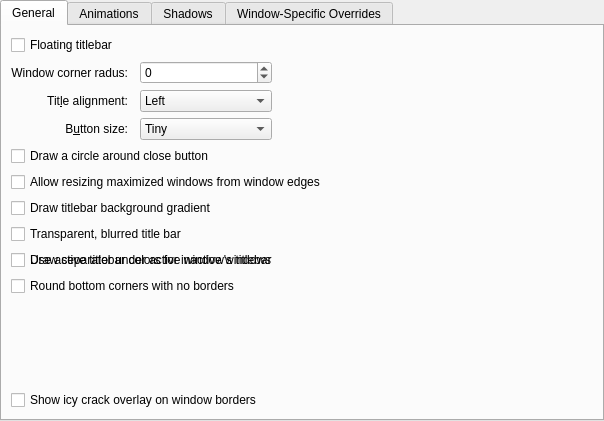
<?xml version="1.0" encoding="UTF-8"?>
<ui version="4.0">
 <class>DarklyConfigurationUI</class>
 <widget class="QWidget" name="DarklyConfigurationUI">
  <property name="geometry">
   <rect>
    <x>0</x>
    <y>0</y>
    <width>604</width>
    <height>421</height>
   </rect>
  </property>
  <layout class="QVBoxLayout" name="verticalLayout">
   <property name="margin" stdset="0">
    <number>0</number>
   </property>
   <item>
    <widget class="QTabWidget" name="tabWidget">
     <property name="currentIndex">
      <number>0</number>
     </property>
     <widget class="QWidget" name="tab">
      <attribute name="title">
       <string>General</string>
      </attribute>
      <layout class="QGridLayout" name="gridLayout_4">
       <item row="2" column="1">
        <widget class="QLabel" name="label_3">
         <property name="text">
          <string>Tit&amp;le alignment:</string>
         </property>
         <property name="alignment">
          <set>Qt::AlignmentFlag::AlignRight|Qt::AlignmentFlag::AlignTrailing|Qt::AlignmentFlag::AlignVCenter</set>
         </property>
         <property name="buddy">
          <cstring>titleAlignment</cstring>
         </property>
        </widget>
       </item>
       <item row="3" column="3">
        <widget class="QComboBox" name="buttonSize">
         <item>
          <property name="text">
           <string>Tiny</string>
          </property>
         </item>
         <item>
          <property name="text">
           <string comment="@item:inlistbox Button size:">Small</string>
          </property>
         </item>
         <item>
          <property name="text">
           <string comment="@item:inlistbox Button size:">Medium</string>
          </property>
         </item>
         <item>
          <property name="text">
           <string comment="@item:inlistbox Button size:">Large</string>
          </property>
         </item>
         <item>
          <property name="text">
           <string comment="@item:inlistbox Button size:">Very Large</string>
          </property>
         </item>
        </widget>
       </item>
       <item row="9" column="1" colspan="3">
        <widget class="QCheckBox" name="roundedCorners">
         <property name="text">
          <string>Round bottom corners with no borders</string>
         </property>
        </widget>
       </item>
       <item row="8" column="1" colspan="4">
        <widget class="QCheckBox" name="drawTitleBarSeparator">
         <property name="text">
          <string>Draw separator under active window's titlebar</string>
         </property>
        </widget>
       </item>
       <item row="20" column="1" colspan="4">
        <widget class="QCheckBox" name="showIceCracks">
         <property name="text">
          <string>Show icy crack overlay on window borders</string>
         </property>
        </widget>
       </item>
       <item row="2" column="4">
        <spacer name="horizontalSpacer">
         <property name="orientation">
          <enum>Qt::Orientation::Horizontal</enum>
         </property>
         <property name="sizeHint" stdset="0">
          <size>
           <width>40</width>
           <height>20</height>
          </size>
         </property>
        </spacer>
       </item>
       <item row="6" column="1" colspan="4">
        <widget class="QCheckBox" name="drawBackgroundGradient">
         <property name="text">
          <string>Draw titlebar background gradient</string>
         </property>
        </widget>
       </item>
       <item row="11" column="1" colspan="4">
        <spacer name="verticalSpacer">
         <property name="orientation">
          <enum>Qt::Orientation::Vertical</enum>
         </property>
         <property name="sizeHint" stdset="0">
          <size>
           <width>20</width>
           <height>40</height>
          </size>
         </property>
        </spacer>
       </item>
       <item row="1" column="3">
        <widget class="QSpinBox" name="otherCornerRadius">
         <property name="minimum">
          <number>-1</number>
         </property>
         <property name="maximum">
          <number>8</number>
         </property>
        </widget>
       </item>
       <item row="5" column="1" colspan="4">
        <widget class="QCheckBox" name="drawBorderOnMaximizedWindows">
         <property name="text">
          <string>Allow resizing maximized windows from window edges</string>
         </property>
        </widget>
       </item>
       <item row="4" column="1" colspan="4">
        <widget class="QCheckBox" name="outlineCloseButton">
         <property name="text">
          <string>Draw a circle around close button</string>
         </property>
        </widget>
       </item>
       <item row="3" column="1">
        <widget class="QLabel" name="label_4">
         <property name="text">
          <string>B&amp;utton size:</string>
         </property>
         <property name="alignment">
          <set>Qt::AlignmentFlag::AlignRight|Qt::AlignmentFlag::AlignTrailing|Qt::AlignmentFlag::AlignVCenter</set>
         </property>
         <property name="buddy">
          <cstring>buttonSize</cstring>
         </property>
        </widget>
       </item>
       <item row="2" column="3">
        <widget class="QComboBox" name="titleAlignment">
         <item>
          <property name="text">
           <string>Left</string>
          </property>
         </item>
         <item>
          <property name="text">
           <string>Center</string>
          </property>
         </item>
         <item>
          <property name="text">
           <string>Center (Full Width)</string>
          </property>
         </item>
         <item>
          <property name="text">
           <string>Right</string>
          </property>
         </item>
        </widget>
       </item>
       <item row="1" column="1">
        <widget class="QLabel" name="label_6">
         <property name="text">
          <string>Window corner radus:</string>
         </property>
         <property name="alignment">
          <set>Qt::AlignmentFlag::AlignRight|Qt::AlignmentFlag::AlignTrailing|Qt::AlignmentFlag::AlignVCenter</set>
         </property>
        </widget>
       </item>
       <item row="0" column="1">
        <widget class="QCheckBox" name="floatingTitlebar">
         <property name="text">
          <string>Floating titlebar</string>
         </property>
        </widget>
       </item>
       <item row="7" column="1" colspan="4">
        <widget class="QCheckBox" name="blurTransparentTitleBar">
         <property name="toolTip">
          <string>Make the title bar translucent and blurred, matched to the toolbar opacity so the top of the window is seamless.</string>
         </property>
         <property name="text">
          <string>Transparent, blurred title bar</string>
         </property>
        </widget>
       </item>
       <item row="8" column="1" colspan="4">
        <widget class="QCheckBox" name="matchInactiveTitleBar">
         <property name="toolTip">
          <string>Keep the titlebar background and text colors identical whether the window is focused or not, so unfocused windows don't appear lighter or more transparent.</string>
         </property>
         <property name="text">
          <string>Use active titlebar colors for inactive windows</string>
         </property>
        </widget>
       </item>
      </layout>
     </widget>
     <widget class="QWidget" name="tab_2">
      <attribute name="title">
       <string>Animations</string>
      </attribute>
      <layout class="QGridLayout" name="gridLayout_5">
       <item row="1" column="0">
        <widget class="QLabel" name="animationsDurationLabel">
         <property name="enabled">
          <bool>false</bool>
         </property>
         <property name="text">
          <string>Anima&amp;tions duration:</string>
         </property>
         <property name="alignment">
          <set>Qt::AlignmentFlag::AlignRight|Qt::AlignmentFlag::AlignTrailing|Qt::AlignmentFlag::AlignVCenter</set>
         </property>
         <property name="buddy">
          <cstring>animationsDuration</cstring>
         </property>
        </widget>
       </item>
       <item row="1" column="1">
        <widget class="QSpinBox" name="animationsDuration">
         <property name="enabled">
          <bool>false</bool>
         </property>
         <property name="suffix">
          <string> ms</string>
         </property>
         <property name="maximum">
          <number>500</number>
         </property>
        </widget>
       </item>
       <item row="1" column="2">
        <spacer name="horizontalSpacer_4">
         <property name="orientation">
          <enum>Qt::Orientation::Horizontal</enum>
         </property>
         <property name="sizeHint" stdset="0">
          <size>
           <width>40</width>
           <height>20</height>
          </size>
         </property>
        </spacer>
       </item>
       <item row="0" column="0" colspan="3">
        <widget class="QCheckBox" name="animationsEnabled">
         <property name="text">
          <string>Enable animations</string>
         </property>
        </widget>
       </item>
       <item row="2" column="0" colspan="3">
        <spacer name="verticalSpacer_2">
         <property name="orientation">
          <enum>Qt::Orientation::Vertical</enum>
         </property>
         <property name="sizeHint" stdset="0">
          <size>
           <width>20</width>
           <height>40</height>
          </size>
         </property>
        </spacer>
       </item>
      </layout>
     </widget>
     <widget class="QWidget" name="tab_4">
      <attribute name="title">
       <string>Shadows</string>
      </attribute>
      <layout class="QGridLayout" name="gridLayout">
       <item row="0" column="1">
        <widget class="QLabel" name="label">
         <property name="text">
          <string>Si&amp;ze:</string>
         </property>
         <property name="buddy">
          <cstring>shadowSize</cstring>
         </property>
        </widget>
       </item>
       <item row="2" column="2">
        <widget class="KColorButton" name="shadowColor"/>
       </item>
       <item row="1" column="3">
        <spacer name="horizontalSpacer_5">
         <property name="orientation">
          <enum>Qt::Orientation::Horizontal</enum>
         </property>
         <property name="sizeHint" stdset="0">
          <size>
           <width>40</width>
           <height>20</height>
          </size>
         </property>
        </spacer>
       </item>
       <item row="0" column="2">
        <widget class="QComboBox" name="shadowSize">
         <item>
          <property name="text">
           <string comment="@item:inlistbox Button size:">None</string>
          </property>
         </item>
         <item>
          <property name="text">
           <string comment="@item:inlistbox Button size:">Small</string>
          </property>
         </item>
         <item>
          <property name="text">
           <string comment="@item:inlistbox Button size:">Medium</string>
          </property>
         </item>
         <item>
          <property name="text">
           <string comment="@item:inlistbox Button size:">Large</string>
          </property>
         </item>
         <item>
          <property name="text">
           <string comment="@item:inlistbox Button size:">Very Large</string>
          </property>
         </item>
        </widget>
       </item>
       <item row="2" column="1">
        <widget class="QLabel" name="label_5">
         <property name="text">
          <string>Color:</string>
         </property>
        </widget>
       </item>
       <item row="1" column="1">
        <widget class="QLabel" name="label_2">
         <property name="text">
          <string comment="strength of the shadow (from transparent to opaque)">S&amp;trength:</string>
         </property>
         <property name="buddy">
          <cstring>shadowStrength</cstring>
         </property>
        </widget>
       </item>
       <item row="1" column="2">
        <widget class="QSpinBox" name="shadowStrength">
         <property name="suffix">
          <string>%</string>
         </property>
         <property name="minimum">
          <number>10</number>
         </property>
         <property name="maximum">
          <number>100</number>
         </property>
        </widget>
       </item>
       <item row="4" column="0" colspan="4">
        <spacer name="verticalSpacer_3">
         <property name="orientation">
          <enum>Qt::Orientation::Vertical</enum>
         </property>
         <property name="sizeHint" stdset="0">
          <size>
           <width>20</width>
           <height>40</height>
          </size>
         </property>
        </spacer>
       </item>
      </layout>
     </widget>
     <widget class="QWidget" name="tab_3">
      <attribute name="title">
       <string>Window-Specific Overrides</string>
      </attribute>
      <layout class="QVBoxLayout" name="verticalLayout_3">
       <item>
        <widget class="Darkly::ExceptionListWidget" name="exceptions" native="true">
         <property name="sizePolicy">
          <sizepolicy hsizetype="Preferred" vsizetype="Expanding">
           <horstretch>0</horstretch>
           <verstretch>0</verstretch>
          </sizepolicy>
         </property>
        </widget>
       </item>
      </layout>
     </widget>
    </widget>
   </item>
  </layout>
 </widget>
 <customwidgets>
  <customwidget>
   <class>KColorButton</class>
   <extends>QPushButton</extends>
   <header>kcolorbutton.h</header>
  </customwidget>
  <customwidget>
   <class>Darkly::ExceptionListWidget</class>
   <extends>QWidget</extends>
   <header>config/darklyexceptionlistwidget.h</header>
   <container>1</container>
  </customwidget>
 </customwidgets>
 <tabstops>
  <tabstop>tabWidget</tabstop>
  <tabstop>titleAlignment</tabstop>
  <tabstop>buttonSize</tabstop>
  <tabstop>outlineCloseButton</tabstop>
  <tabstop>drawBorderOnMaximizedWindows</tabstop>
  <tabstop>drawBackgroundGradient</tabstop>
  <tabstop>drawTitleBarSeparator</tabstop>
  <tabstop>animationsEnabled</tabstop>
  <tabstop>animationsDuration</tabstop>
 </tabstops>
 <resources/>
 <connections>
  <connection>
   <sender>animationsEnabled</sender>
   <signal>toggled(bool)</signal>
   <receiver>animationsDurationLabel</receiver>
   <slot>setEnabled(bool)</slot>
   <hints>
    <hint type="sourcelabel">
     <x>34</x>
     <y>194</y>
    </hint>
    <hint type="destinationlabel">
     <x>84</x>
     <y>221</y>
    </hint>
   </hints>
  </connection>
  <connection>
   <sender>animationsEnabled</sender>
   <signal>toggled(bool)</signal>
   <receiver>animationsDuration</receiver>
   <slot>setEnabled(bool)</slot>
   <hints>
    <hint type="sourcelabel">
     <x>108</x>
     <y>194</y>
    </hint>
    <hint type="destinationlabel">
     <x>141</x>
     <y>229</y>
    </hint>
   </hints>
  </connection>
 </connections>
</ui>
